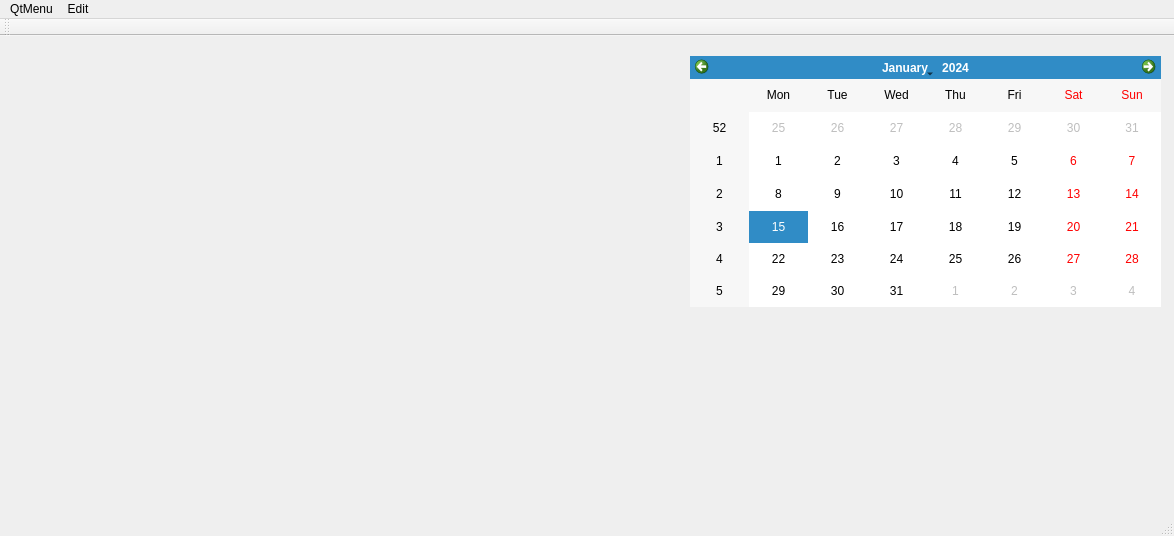
<?xml version="1.0" encoding="UTF-8"?>
<ui version="4.0">
 <class>MainWindow</class>
 <widget class="QMainWindow" name="MainWindow">
  <property name="geometry">
   <rect>
    <x>0</x>
    <y>0</y>
    <width>1174</width>
    <height>536</height>
   </rect>
  </property>
  <property name="windowTitle">
   <string>MainWindow</string>
  </property>
  <widget class="QWidget" name="centralWidget">
   <widget class="QWidget" name="browserWidget" native="true">
    <property name="geometry">
     <rect>
      <x>20</x>
      <y>20</y>
      <width>601</width>
      <height>431</height>
     </rect>
    </property>
   </widget>
   <widget class="QCalendarWidget" name="calendarWidget">
    <property name="geometry">
     <rect>
      <x>690</x>
      <y>20</y>
      <width>471</width>
      <height>251</height>
     </rect>
    </property>
   </widget>
  </widget>
  <widget class="QMenuBar" name="menuBar">
   <property name="geometry">
    <rect>
     <x>0</x>
     <y>0</y>
     <width>1174</width>
     <height>27</height>
    </rect>
   </property>
   <widget class="QMenu" name="menuQtMenu">
    <property name="title">
     <string>QtMenu</string>
    </property>
    <addaction name="actionFile"/>
    <addaction name="separator"/>
    <addaction name="actionSave"/>
   </widget>
   <widget class="QMenu" name="menuEdit">
    <property name="title">
     <string>Edit</string>
    </property>
    <addaction name="actionCopy"/>
    <addaction name="actionPaste"/>
   </widget>
   <addaction name="menuQtMenu"/>
   <addaction name="menuEdit"/>
  </widget>
  <widget class="QToolBar" name="mainToolBar">
   <attribute name="toolBarArea">
    <enum>TopToolBarArea</enum>
   </attribute>
   <attribute name="toolBarBreak">
    <bool>false</bool>
   </attribute>
  </widget>
  <widget class="QStatusBar" name="statusBar"/>
  <action name="actionFile">
   <property name="text">
    <string>File</string>
   </property>
  </action>
  <action name="actionSave">
   <property name="text">
    <string>Load</string>
   </property>
  </action>
  <action name="actionCopy">
   <property name="text">
    <string>Copy</string>
   </property>
  </action>
  <action name="actionPaste">
   <property name="text">
    <string>Paste</string>
   </property>
  </action>
 </widget>
 <layoutdefault spacing="6" margin="11"/>
 <resources/>
 <connections/>
</ui>
